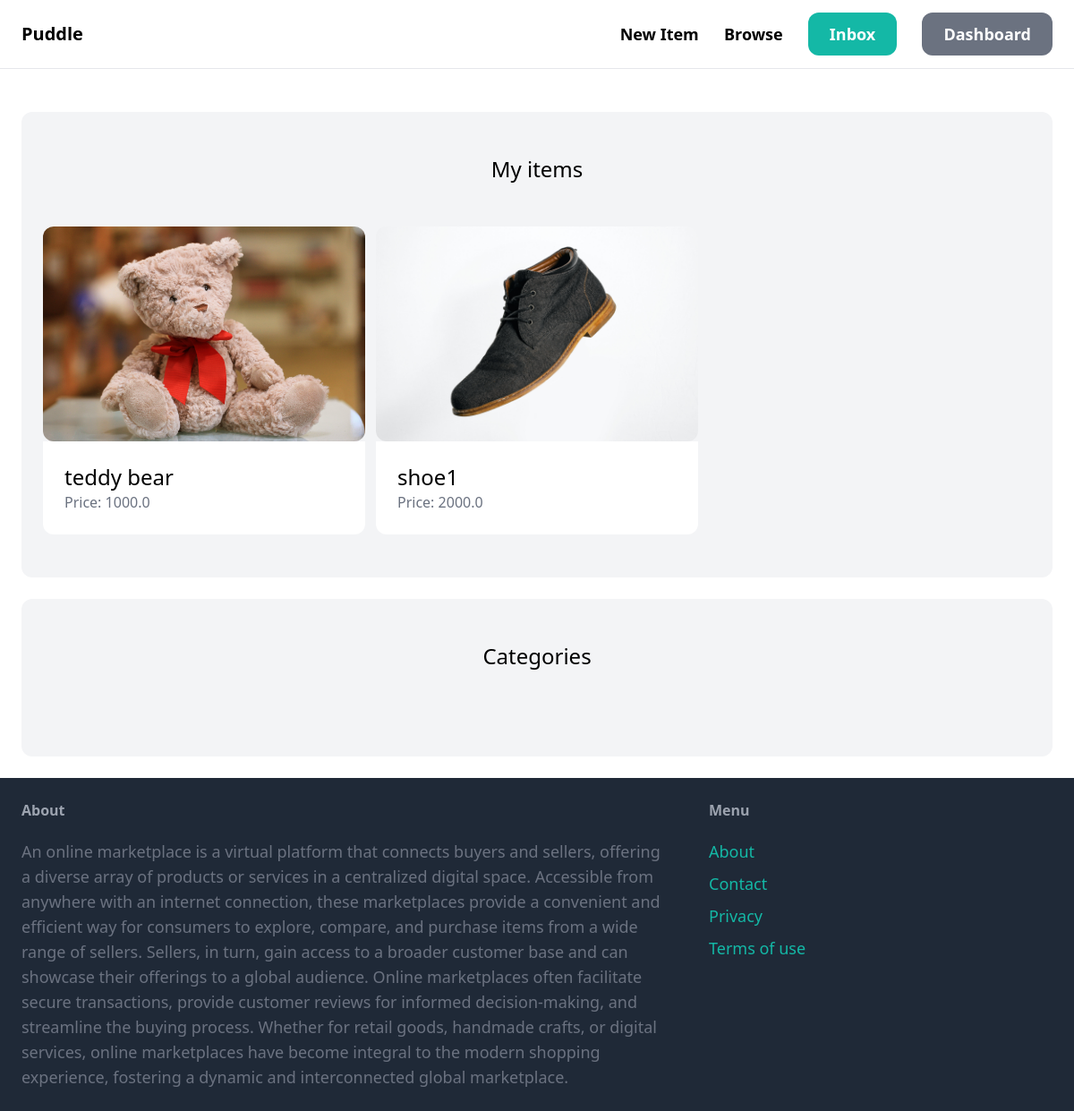
Before: /dashboard/ (signed in) with the older database file.
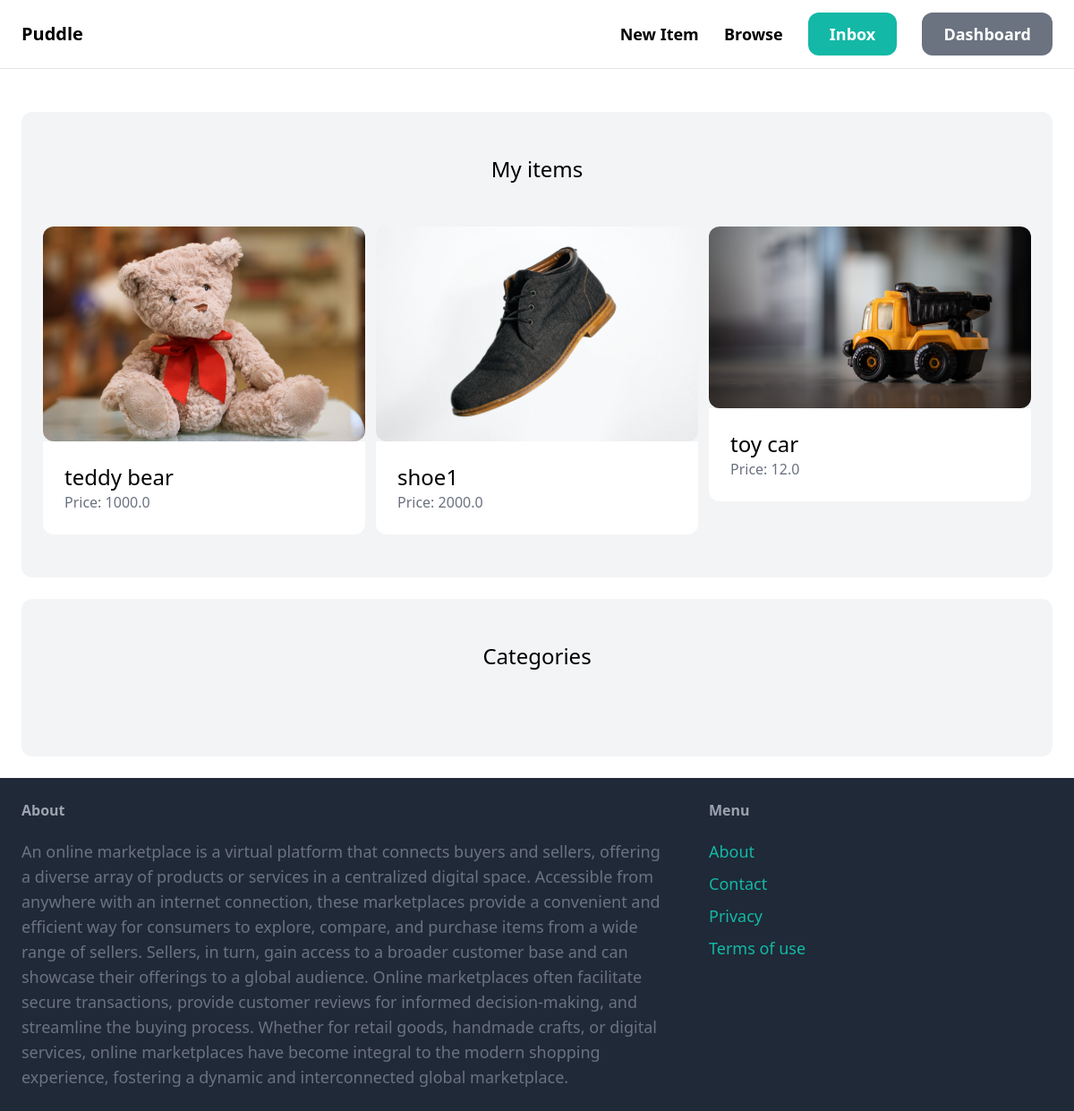
After: the same page with the newer database file.
### item/models.py (models this page shows, shortened)
class Item(models.Model):
    category = models.ForeignKey(Category, related_name = 'items', on_delete = models.CASCADE)
    name = models.CharField(max_length=100)
    description = models.TextField(blank =True, null = True)
    price = models.FloatField()
    image = models.ImageField(upload_to='item_images', blank = True, null = True)
    is_sold = models.BooleanField(default=False)
    created_by = models.ForeignKey(User, related_name = 'items', on_delete = models.CASCADE)
    created_at = models.DateTimeField(auto_now_add = True)

### dashboard/views.py (the view)
# urls.py: path('', views.index, name = 'index'),
@login_required
def index(request):
    items = Item.objects.filter(created_by = request.user)
    return render(request, 'dashboard/index.html', {
        'items':items
    })

### dashboard/templates/dashboard/index.html (shortened to what this page needs)
{% extends 'core/base.html' %}
{% block content %}
<div class="mt-6 px-6 py-12 bg-gray-100 rounded-xl">
    <h2 class="mb-12 text-2xl text-center">My items </h2>
    <div class="grid grid-cols-3 gap-3">
        {% for item in items %}
        <div>
            <a href="{%  url 'item:detail' item.id %}">
                <div>
                    <img src="{{item.image.url}}" class="rounded-xl" alt="" srcset="">
                </div>
                <div class="p-6 bg-white rounded-b-xl">
                    <h2 class="text-2xl">{{item.name}}</h2>
                    <p class="text-gray-500">Price: {{item.price}}</p>
                </div>
            </a>
        </div>
        {% endfor%}
    </div>
</div>
<div class="mt-6 px-6 py-12 bg-gray-100 rounded-xl">
    <h2 class="mb-12 text-2xl text-center">Categories</h2>
</div>
{% endblock %}

Changed rows visible on the page:
added Item: image (picture), name "toy car", price "12.0"
